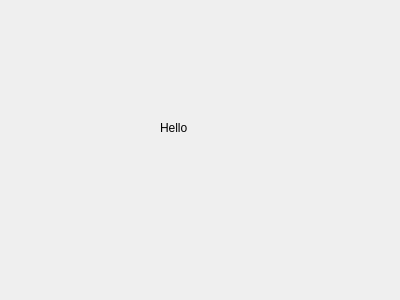
<?xml version="1.0" encoding="UTF-8"?>
<ui version="4.0">
 <class>SecDialog</class>
 <widget class="QDialog" name="SecDialog">
  <property name="geometry">
   <rect>
    <x>0</x>
    <y>0</y>
    <width>400</width>
    <height>300</height>
   </rect>
  </property>
  <property name="windowTitle">
   <string>Dialog</string>
  </property>
  <widget class="QLabel" name="label">
   <property name="geometry">
    <rect>
     <x>160</x>
     <y>120</y>
     <width>49</width>
     <height>16</height>
    </rect>
   </property>
   <property name="text">
    <string>Hello</string>
   </property>
  </widget>
 </widget>
 <resources/>
 <connections/>
</ui>
